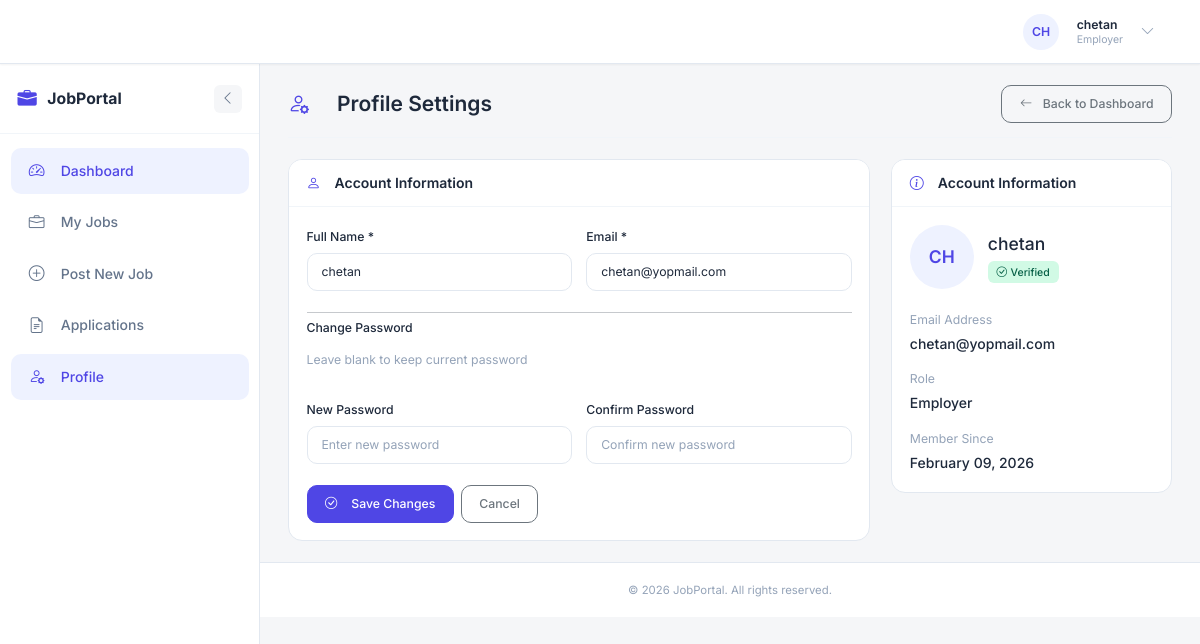
Screenshot of /employer/profile (signed in) with the database file from the repository.
### models.py (models this page shows, shortened)
class User(db.Model, UserMixin):
    __tablename__ = 'users'
    id = db.Column(db.Integer, primary_key=True)
    name = db.Column(db.String(100), nullable=False)
    email = db.Column(db.String(120), unique=True, nullable=False, index=True)
    password_hash = db.Column(db.String(128), nullable=False)
    role = db.Column(db.String(20), nullable=False)  # admin, employer, jobseeker
    created_at = db.Column(db.DateTime, default=datetime.utcnow)
    updated_at = db.Column(db.DateTime, default=datetime.utcnow, onupdate=datetime.utcnow)
    profile = db.relationship('Profile', back_populates='user', uselist=False, cascade='all, delete-orphan')
    jobs = db.relationship('Job', back_populates='employer', foreign_keys='Job.employer_id', cascade='all, delete-orphan')
    applications = db.relationship('Application', back_populates='jobseeker', foreign_keys='Application.jobseeker_id', cascade='all, delete-orphan')
    @property
    def password(self):
        """Prevent direct password access"""
        raise AttributeError('Password is not readable')
    def is_admin(self):
        return self.role == 'admin'
    def is_employer(self):
        return self.role == 'employer'
    def get_role_display(self):
        roles = {
            'admin': 'Admin',
            'employer': 'Employer',
            'jobseeker': 'Jobseeker'
        }
        return roles.get(self.role, self.role)

### employer/routes.py (the view, shortened to what this page needs)
@employer.route('/profile', methods=['GET', 'POST'])
@login_required
def profile():
    if not current_user.is_employer():
        flash('Access denied. Employer privileges required.', 'danger')
        return redirect(url_for('main.home'))
    return render_template('employer/profile.html', user=current_user)

### app.py (called while the page is built)
@login_manager.user_loader
def load_user(user_id):
    return User.query.get(int(user_id))

@app.context_processor
def inject_sidebar_state():
    is_auth = getattr(current_user, 'is_authenticated', False)
    if is_auth:
        sidebar_collapsed = request.cookies.get('sidebar_collapsed', 'false') == 'true'
    else:
        sidebar_collapsed = False
    return dict(sidebar_collapsed=sidebar_collapsed)

### templates/employer/profile.html (shortened to what this page needs)
{% extends "base.html" %}
{% block content %}
<div class="page-header">
    <h1><i class="bi bi-person-gear"></i>Profile Settings</h1>
    <div class="page-actions">
        <a href="{{ url_for('employer.dashboard') }}" class="btn btn-outline-secondary">
            <i class="bi bi-arrow-left me-1"></i>Back to Dashboard
        </a>
    </div>
</div>
<div class="row g-4">
    <div class="col-lg-8">
        <div class="dashboard-card">
            <div class="card-header">
                <h5><i class="bi bi-person me-2"></i>Account Information</h5>
            </div>
            <div class="card-body">
                <form method="POST">
                    <div class="row g-3">
                        <div class="col-md-6">
                            <label class="form-label fw-medium">Full Name *</label>
                            <input type="text" name="name" class="form-control"
                                   value="{{ user.name }}" required>
                        </div>
                        <div class="col-md-6">
                            <label class="form-label fw-medium">Email *</label>
                            <input type="email" name="email" class="form-control"
                                   value="{{ user.email }}" required>
                        </div>
                        <div class="col-12">
                            <hr class="my-2">
                            <h6 class="fw-medium mb-3">Change Password</h6>
                            <p class="text-muted small mb-3">Leave blank to keep current password</p>
                        </div>
                        <div class="col-md-6">
                            <label class="form-label fw-medium">New Password</label>
                            <input type="password" name="password" class="form-control"
                                   placeholder="Enter new password">
                        </div>
                        <div class="col-md-6">
                            <label class="form-label fw-medium">Confirm Password</label>
                            <input type="password" name="password_confirm" class="form-control"
                                   placeholder="Confirm new password">
                        </div>
                        <div class="col-12 mt-4">
                            <div class="d-flex gap-2">
                                <button type="submit" class="btn btn-primary">
                                    <i class="bi bi-check-circle me-2"></i>Save Changes
                                </button>
                                <a href="{{ url_for('employer.dashboard') }}" class="btn btn-outline-secondary">
                                    Cancel
                                </a>
                            </div>
                        </div>
                    </div>
                </form>
            </div>
        </div>
    </div>
    <div class="col-lg-4">
        <div class="dashboard-card">
            <div class="card-header">
                <h5><i class="bi bi-info-circle me-2"></i>Account Information</h5>
            </div>
            <div class="card-body">
                <div class="d-flex align-items-center mb-4">
                    <div class="avatar bg-primary-subtle text-primary me-3" style="width: 64px; height: 64px; font-size: 1.25rem;">
                        {{ user.name[:2].upper() }}
                    </div>
                    <div>
                        <div class="fw-medium fs-5">{{ user.name }}</div>
                        <span class="badge bg-success-subtle text-success mt-1">
                            <i class="bi bi-check-circle me-1"></i>Verified
                        </span>
                    </div>
                </div>
                <div class="mb-3">
                    <div class="text-muted small mb-1">Email Address</div>
                    <div class="fw-medium">{{ user.email }}</div>
                </div>
                <div class="mb-3">
                    <div class="text-muted small mb-1">Role</div>
                    <div class="fw-medium">{{ user.get_role_display() }}</div>
                </div>
                <div class="mb-0">
                    <div class="text-muted small mb-1">Member Since</div>
                    <div class="fw-medium">{{ user.created_at.strftime('%B %d, %Y') }}</div>
                </div>
            </div>
        </div>
    </div>
</div>
{% endblock %}

### templates/base.html (shortened to what this page needs)
<!DOCTYPE html>
<html lang="en">
<head>
    <link href="https://cdn.jsdelivr.net/npm/bootstrap@5.3.2/dist/css/bootstrap.min.css" rel="stylesheet">
    <link href="https://cdn.jsdelivr.net/npm/bootstrap-icons@1.11.1/font/bootstrap-icons.css" rel="stylesheet">
    <link rel="stylesheet" href="{{ url_for('static', filename='css/main.css') }}">
</head>
<body>
    {% if current_user.is_authenticated %}
    <nav class="navbar navbar-expand-lg">
        <div class="container-fluid px-3">
            <a class="navbar-brand" href="{{ url_for('main.home') }}">
                <i class="bi bi-briefcase-fill"></i>
                <span >JobPortal</span>
            </a>
            <div class="collapse navbar-collapse" id="navbarNav">
                <ul class="navbar-nav ms-auto align-items-center">
                    {% if current_user.is_admin() %}
                        <li class="nav-item">
                            <a class="nav-link {% if request.endpoint and request.endpoint.startswith('admin.dashboard') %}active{% endif %}" href="{{ url_for('admin.dashboard') }}">
                                <i class="bi bi-speedometer2 me-1"></i>Dashboard
                            </a>
                        </li>
                    {% elif current_user.is_employer() %}
                        <li class="nav-item">
                            <a class="nav-link {% if request.endpoint and request.endpoint.startswith('employer.dashboard') %}active{% endif %}" href="{{ url_for('employer.dashboard') }}">
                                <i class="bi bi-speedometer2 me-1"></i>Dashboard
                            </a>
                        </li>
                    {% elif current_user.is_jobseeker() %}
                        <li class="nav-item">
                            <a class="nav-link {% if request.endpoint and request.endpoint.startswith('jobseeker.dashboard') %}active{% endif %}" href="{{ url_for('jobseeker.dashboard') }}">
                                <i class="bi bi-speedometer2 me-1"></i>Dashboard
                            </a>
                        </li>
                    {% endif %}
                    <li class="nav-item dropdown ms-2">
                        <a class="user-dropdown d-flex align-items-center" href="#" role="button" data-bs-toggle="dropdown" aria-expanded="false">
                            <div class="avatar">
                                {{ current_user.name[:2].upper() }}
                            </div>
                            <div class="user-info d-none d-md-block ms-2">
                                <div class="user-name">{{ current_user.name }}</div>
                                <div class="user-role">{{ current_user.get_role_display() }}</div>
                            </div>
                            <i class="bi bi-chevron-down ms-2 text-muted"></i>
                        </a>
                    </li>
                </ul>
            </div>
        </div>
    </nav>
    <div class="d-flex">
        <aside class="sidebar-wrapper {% if sidebar_collapsed %}collapsed{% endif %}" id="sidebarWrapper">
            <div class="sidebar-header">
                <a class="sidebar-brand" href="{{ url_for('main.home') }}">
                    <i class="bi bi-briefcase-fill"></i>
                    <span class="sidebar-label">JobPortal</span>
                </a>
                <button class="sidebar-toggle" id="sidebarToggle" title="Toggle Sidebar">
                    <i class="bi {% if sidebar_collapsed %}bi-chevron-right{% else %}bi-chevron-left{% endif %}"></i>
                </button>
            </div>
            <nav class="sidebar-nav">
                <ul class="nav flex-column">
                    {% if current_user.is_admin() %}
                        {% include 'admin/sidebar.html' %}
                    {% elif current_user.is_employer() %}
                        {% include 'employer/sidebar.html' %}
                    {% elif current_user.is_jobseeker() %}
                        {% include 'jobseeker/sidebar.html' %}
                    {% endif %}
                </ul>
            </nav>
        </aside>
        <main class="main-wrapper flex-grow-1">
            <div class="main-content flex-grow-1">
                {% block content %}{% endblock %}
            </div>
            <footer class="footer">
                <span>&copy; 2026 JobPortal. All rights reserved.</span>
            </footer>
        </main>
    </div>
    {% endif %}
</body>
</html>

### rows the page displays
User: name "CH", name "chetan", role "Employer", email "chetan@yopmail.com", created_at "February 09, 2026"
